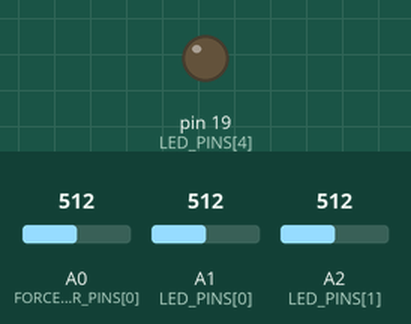
A sketch run on a simulated Arduino Uno, built with avr-gcc and run on an emulated ATmega328P. Shown: output pins drawn as LEDs (lit = HIGH). Inputs (shaded band) come from the test bench; at power-on: A0 (FORCE_SENSOR_PINS[0]) = 512, A1 (LED_PINS[0]) = 512, A2 (LED_PINS[1]) = 512. What the sketch prints to the serial monitor is not drawn.

Above: at 0.3 s.
Timing chart, 0 to 1.8 s (numbered marks = the images above):
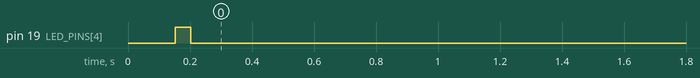

Measured:
- by itself, pin 19 (LED_PINS[4]): LOW → HIGH at 0.15 s, → LOW 0.05 s later

The sketch:

Iteration_1.ino
```cpp
// Define LED and force sensor pins
const int LED_PINS[] = {15, 16, 17, 18, 19};
const int FORCE_SENSOR_PINS[] = {A0, A1, A2, A3, A4};
const int NUM_LEDS = 5;

// Define threshold force values (adjust as necessary)
const int THRESHOLD_FORCE = 15;

// Define current LED and force sensor
int currentLED = 0;
int currentSensor = 0;

int counter = 0; // Counter variable to keep track of iterations

void setup() {
  // Set LED pins as outputs
  for (int i = 0; i < NUM_LEDS; i++) {
    pinMode(LED_PINS[i], OUTPUT);
  }

  // Set force sensor pins as inputs
  for (int i = 0; i < NUM_LEDS; i++) {
    pinMode(FORCE_SENSOR_PINS[i], INPUT);
  }

  // Initialize serial communication
  Serial.begin(9600);

  // Turn on the first LED
  digitalWrite(LED_PINS[currentLED], HIGH);
}

void loop() {
  if (counter < 8) { // Check if the counter is less than 5
    // Read the force sensor value
    int forceValue = analogRead(FORCE_SENSOR_PINS[currentSensor]);

    // Print the force sensor value to the serial monitor
    Serial.print("Sensor ");
    Serial.print(currentSensor);
    Serial.print(": ");
    Serial.println(forceValue);

    // If the force value is greater than or equal to the threshold value,
    // turn off the LED
    if (forceValue >= THRESHOLD_FORCE) {
      digitalWrite(LED_PINS[currentLED], LOW);

      // Increment the LED and force sensor indices
      currentLED = (currentLED + 1) % NUM_LEDS;
      currentSensor = (currentSensor + 1) % NUM_LEDS;

      // Turn on the next LED
      digitalWrite(LED_PINS[currentLED], HIGH);

      counter++; // Increment the counter variable
    }

    // Delay for a short period of time to avoid rapid flickering
    delay(50);
  }
}
```
